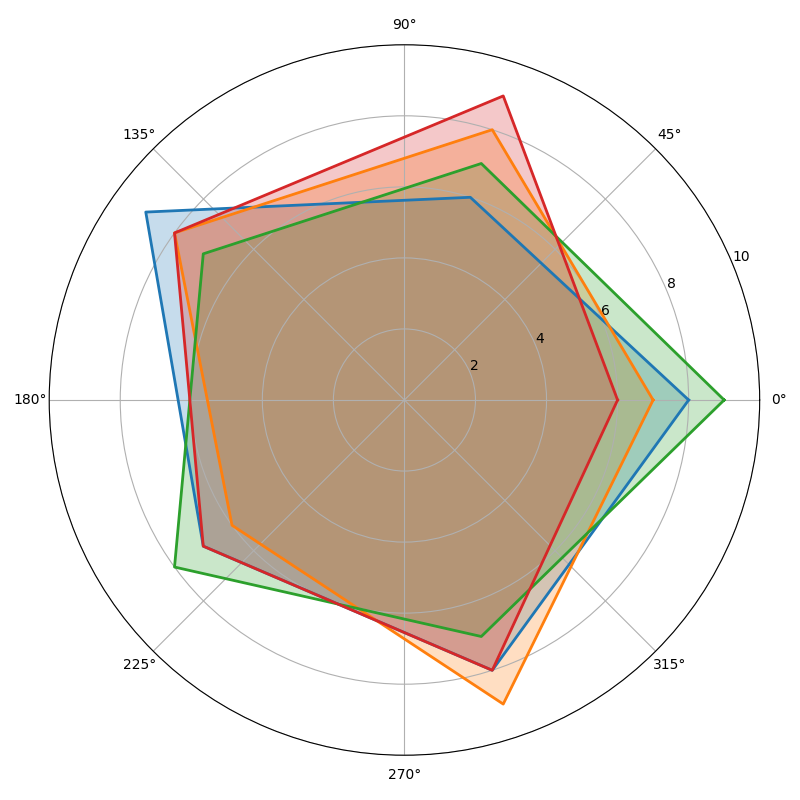

Source code (Python):
import numpy as np
import matplotlib.pyplot as plt
from math import pi

categories = ['Flavor Variety', 'Affordability', 'Customer Service', 'Ambience', 'Quality']
N = len(categories)

shopA_scores = [8, 6, 9, 7, 8]
shopB_scores = [7, 8, 8, 6, 9]
shopC_scores = [9, 7, 7, 8, 7]
shopD_scores = [6, 9, 8, 7, 8]

angles = np.linspace(0, 2 * pi, N, endpoint=False).tolist()
angles += angles[:1]

shopA_scores += shopA_scores[:1]
shopB_scores += shopB_scores[:1]
shopC_scores += shopC_scores[:1]
shopD_scores += shopD_scores[:1]

def plot_radar(ax, data, color):
    ax.fill(angles, data, color=color, alpha=0.25)
    ax.plot(angles, data, color=color, linewidth=2)

fig, ax = plt.subplots(figsize=(8, 8), subplot_kw=dict(polar=True))

plot_radar(ax, shopA_scores, '#1f77b4')
plot_radar(ax, shopB_scores, '#ff7f0e')
plot_radar(ax, shopC_scores, '#2ca02c')
plot_radar(ax, shopD_scores, '#d62728')

ax.set_ylim(0, 10)

plt.tight_layout()

plt.show()
